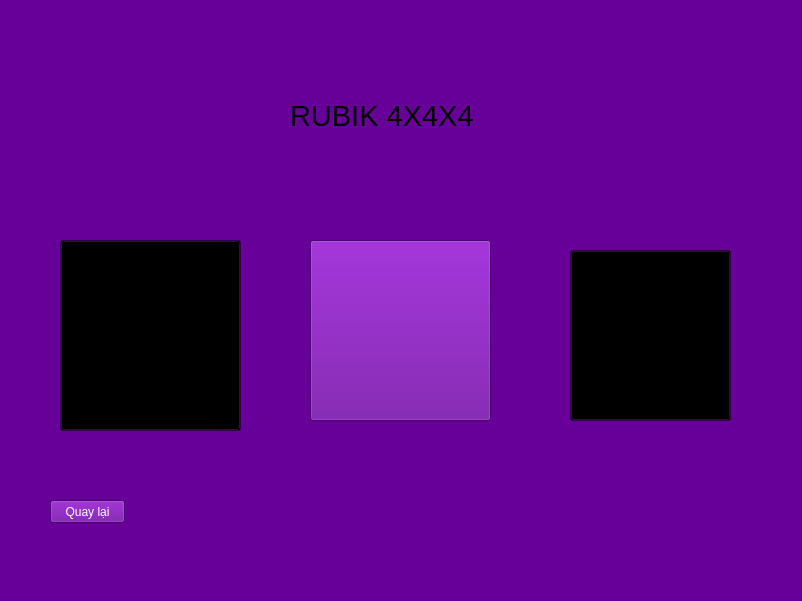
<?xml version="1.0" encoding="UTF-8"?>
<ui version="4.0">
 <class>MainWindow</class>
 <widget class="QMainWindow" name="MainWindow">
  <property name="geometry">
   <rect>
    <x>0</x>
    <y>0</y>
    <width>802</width>
    <height>601</height>
   </rect>
  </property>
  <property name="windowTitle">
   <string>MainWindow</string>
  </property>
  <property name="styleSheet">
   <string notr="true">background-color:#660099;</string>
  </property>
  <widget class="QWidget" name="centralwidget">
   <widget class="QLabel" name="label">
    <property name="geometry">
     <rect>
      <x>100</x>
      <y>0</y>
      <width>581</width>
      <height>71</height>
     </rect>
    </property>
    <property name="text">
     <string/>
    </property>
    <property name="pixmap">
     <pixmap>../image/Logo-design-Width.png</pixmap>
    </property>
    <property name="scaledContents">
     <bool>true</bool>
    </property>
   </widget>
   <widget class="QLabel" name="label_2">
    <property name="geometry">
     <rect>
      <x>290</x>
      <y>90</y>
      <width>211</width>
      <height>51</height>
     </rect>
    </property>
    <property name="font">
     <font>
      <pointsize>22</pointsize>
      <weight>50</weight>
      <bold>false</bold>
     </font>
    </property>
    <property name="text">
     <string>RUBIK 4X4X4</string>
    </property>
   </widget>
   <widget class="QPushButton" name="btngan460">
    <property name="geometry">
     <rect>
      <x>60</x>
      <y>240</y>
      <width>181</width>
      <height>191</height>
     </rect>
    </property>
    <property name="styleSheet">
     <string notr="true">background-color:transparent;
</string>
    </property>
    <property name="text">
     <string/>
    </property>
    <property name="icon">
     <iconset>
      <normaloff>../image/vn-11134207-7qukw-lh02j8n9wt8345_resize_w450_nl-removebg-preview.png</normaloff>../image/vn-11134207-7qukw-lh02j8n9wt8345_resize_w450_nl-removebg-preview.png</iconset>
    </property>
    <property name="iconSize">
     <size>
      <width>180</width>
      <height>180</height>
     </size>
    </property>
    <property name="autoDefault">
     <bool>false</bool>
    </property>
    <property name="default">
     <bool>false</bool>
    </property>
   </widget>
   <widget class="QPushButton" name="btngandep">
    <property name="geometry">
     <rect>
      <x>570</x>
      <y>250</y>
      <width>161</width>
      <height>171</height>
     </rect>
    </property>
    <property name="styleSheet">
     <string notr="true">background-color:transparent;</string>
    </property>
    <property name="text">
     <string/>
    </property>
    <property name="icon">
     <iconset>
      <normaloff>../image/sg-11134201-7ravc-ma58cdhhhrcv44-removebg-preview.png</normaloff>../image/sg-11134201-7ravc-ma58cdhhhrcv44-removebg-preview.png</iconset>
    </property>
    <property name="iconSize">
     <size>
      <width>180</width>
      <height>180</height>
     </size>
    </property>
    <property name="autoDefault">
     <bool>false</bool>
    </property>
    <property name="default">
     <bool>false</bool>
    </property>
   </widget>
   <widget class="QPushButton" name="btnganlo">
    <property name="geometry">
     <rect>
      <x>310</x>
      <y>240</y>
      <width>181</width>
      <height>181</height>
     </rect>
    </property>
    <property name="styleSheet">
     <string notr="true"/>
    </property>
    <property name="text">
     <string/>
    </property>
    <property name="icon">
     <iconset>
      <normaloff>../image/b0f951fa642f3a271983aa080c82c6c8-removebg-preview.png</normaloff>../image/b0f951fa642f3a271983aa080c82c6c8-removebg-preview.png</iconset>
    </property>
    <property name="iconSize">
     <size>
      <width>180</width>
      <height>180</height>
     </size>
    </property>
    <property name="autoDefault">
     <bool>false</bool>
    </property>
    <property name="default">
     <bool>false</bool>
    </property>
   </widget>
   <widget class="QPushButton" name="btncb">
    <property name="geometry">
     <rect>
      <x>50</x>
      <y>500</y>
      <width>75</width>
      <height>23</height>
     </rect>
    </property>
    <property name="styleSheet">
     <string notr="true">color:white;</string>
    </property>
    <property name="text">
     <string>Quay lại</string>
    </property>
   </widget>
  </widget>
  <widget class="QMenuBar" name="menubar">
   <property name="geometry">
    <rect>
     <x>0</x>
     <y>0</y>
     <width>802</width>
     <height>21</height>
    </rect>
   </property>
  </widget>
  <widget class="QStatusBar" name="statusbar"/>
 </widget>
 <resources/>
 <connections/>
</ui>
